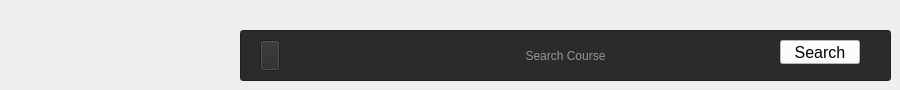
        <widget class="QWidget" name="tab_5">
         <attribute name="title">
          <string>Course Registration</string>
         </attribute>
         <widget class="QLineEdit" name="lineEdit">
          <property name="geometry">
           <rect>
            <x>240</x>
            <y>30</y>
            <width>651</width>
            <height>51</height>
           </rect>
          </property>
          <property name="styleSheet">
           <string notr="true">background-color: rgb(43, 43, 43);
color: rgb(255, 255, 255);
font: 12pt &quot;Segoe UI&quot;;</string>
          </property>
          <property name="alignment">
           <set>Qt::AlignmentFlag::AlignCenter</set>
          </property>
          <property name="readOnly">
           <bool>false</bool>
          </property>
          <property name="placeholderText">
           <string>Search Course</string>
          </property>
          <property name="cursorMoveStyle">
           <enum>Qt::CursorMoveStyle::LogicalMoveStyle</enum>
          </property>
          <property name="clearButtonEnabled">
           <bool>false</bool>
          </property>
         </widget>
         <widget class="QPushButton" name="pushButton">
          <property name="geometry">
           <rect>
            <x>260</x>
            <y>40</y>
            <width>20</width>
            <height>31</height>
           </rect>
          </property>
          <property name="font">
           <font>
            <pointsize>8</pointsize>
            <bold>true</bold>
           </font>
          </property>
          <property name="styleSheet">
           <string notr="true">background-color: rgb(43, 43, 43);</string>
          </property>
          <property name="text">
           <string/>
          </property>
          <property name="icon">
           <iconset theme="QIcon::ThemeIcon::EditFind"/>
          </property>
         </widget>
         <widget class="QPushButton" name="pushButton_2">
          <property name="geometry">
           <rect>
            <x>780</x>
            <y>40</y>
            <width>80</width>
            <height>24</height>
           </rect>
          </property>
          <property name="font">
           <font>
            <pointsize>12</pointsize>
           </font>
          </property>
          <property name="styleSheet">
           <string notr="true">background-color: rgb(255, 255, 255);</string>
          </property>
          <property name="text">
           <string>Search</string>
          </property>
         </widget>
        </widget>
